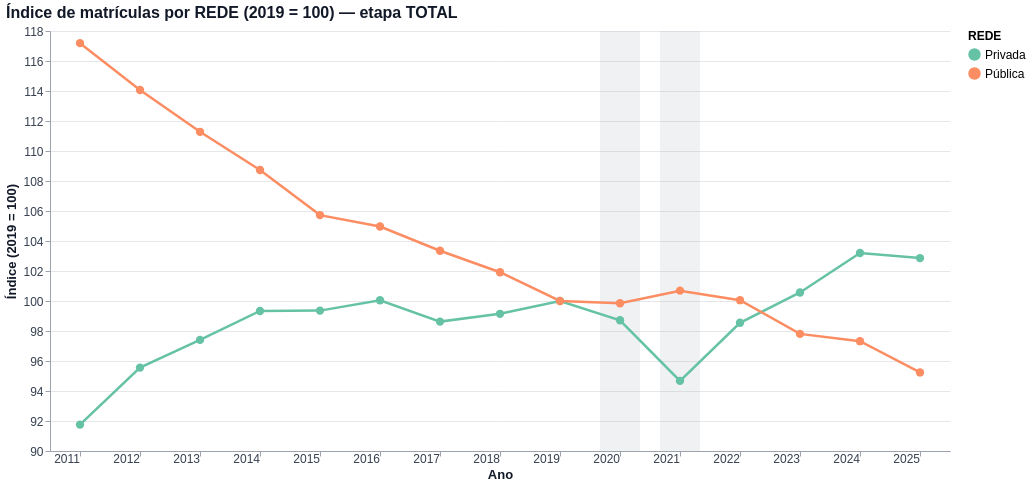
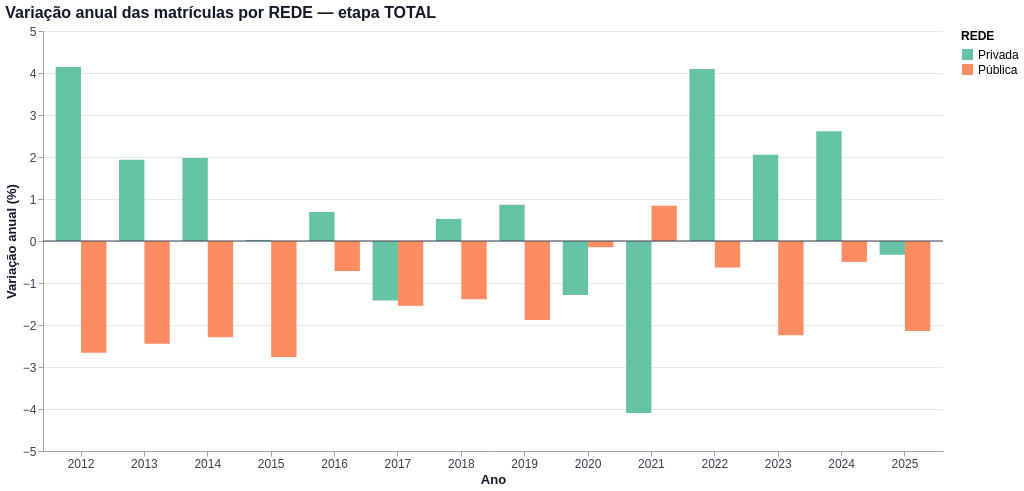

Here is the notebook cell these charts were saved with, in order:
### Markdown cell above
## Etapa 4 — Índice (ano base = 100) e variação anual

- **Índice:** matrícula do ano ÷ matrícula do `ANO_BASE_INDICE` × 100. Permite comparar redes de tamanhos muito diferentes na mesma escala.
- **Variação anual:** `(matrícula em t − matrícula em t−1) / matrícula em t−1`, em %.

### Code cell
if ANO_BASE_INDICE not in tot.index or tot.loc[ANO_BASE_INDICE].isna().all():
    print(f"[aviso] ANO_BASE_INDICE={ANO_BASE_INDICE} não está na base filtrada; índice não calculado.")
    indice = None
else:
    indice = tot / tot.loc[ANO_BASE_INDICE] * 100
    print(f"Índice (ano {ANO_BASE_INDICE} = 100)")
    display(indice.round(1))
    g = grafico_linhas(longo(indice), "VALOR", f"Índice de matrículas por {DIMENSAO} ({ANO_BASE_INDICE} = 100) — etapa {ETAPA}",
                       f"Índice ({ANO_BASE_INDICE} = 100)", formato=".1f")
    mostrar(g, "02_indice")

var = tot.pct_change(fill_method=None) * 100        # só compara anos consecutivos
print("Variação anual das matrículas (%)")
display(var.round(2))

barras = (alt.Chart(longo(var)).mark_bar().encode(
    x=alt.X("ANO:O", title="Ano", axis=alt.Axis(labelAngle=0)),
    xOffset=alt.XOffset("GRUPO:N"),
    y=alt.Y("VALOR:Q", title="Variação anual (%)"),
    color=alt.Color("GRUPO:N", title=DIMENSAO, scale=alt.Scale(scheme=ESQUEMA_CORES)),
    tooltip=["ANO:O", "GRUPO:N", alt.Tooltip("VALOR:Q", format=".2f", title="variação %")]))
zero = alt.Chart(pd.DataFrame({"y": [0]})).mark_rule(color="#374151").encode(y="y:Q")
mostrar(estilizar(alt.layer(barras, zero).properties(
    width=LARGURA_GRAFICO, height=ALTURA_GRAFICO,
    title=f"Variação anual das matrículas por {DIMENSAO} — etapa {ETAPA}")), "03_variacao_anual")

### Figure 1 — Vega-Lite specification as saved in the notebook (floating-point values rounded to 4 significant figures)
{"config": {"view": {"continuousWidth": 300, "continuousHeight": 300, "stroke": null}, "axis": {"domainColor": "#9CA3AF", "gridColor": "#E5E7EB", "labelColor": "#374151", "labelFontSize": 12, "tickColor": "#9CA3AF", "titleColor": "#111827", "titleFontSize": 13}, "legend": {"labelFontSize": 12, "symbolSize": 120, "titleFontSize": 12}, "title": {"anchor": "start", "color": "#111827", "fontSize": 16, "subtitleColor": "#6B7280", "subtitleFontSize": 12}}, "layer": [{"data": {"name": "data-4fccd91b7735cae01866b9b58e92a5a9"}, "mark": {"type": "bar", "color": "#9CA3AF", "opacity": 0.15, "size": 40}, "encoding": {"x": {"field": "ANO", "type": "ordinal"}, "y": {"value": 0}, "y2": {"value": 420}}}, {"data": {"name": "data-1138e9174342f627352b41cbe26d8f13"}, "mark": {"type": "line", "point": {"filled": true, "size": 70}, "strokeWidth": 2.5}, "encoding": {"color": {"field": "GRUPO", "scale": {"scheme": "set2"}, "title": "REDE", "type": "nominal"}, "tooltip": [{"field": "ANO", "type": "ordinal"}, {"field": "GRUPO", "type": "nominal"}, {"field": "VALOR", "format": ".1f", "type": "quantitative"}], "x": {"axis": {"labelAngle": 0}, "field": "ANO", "title": "Ano", "type": "ordinal"}, "y": {"field": "VALOR", "scale": {"zero": false}, "title": "Índice (2019 = 100)", "type": "quantitative"}}}], "height": 420, "title": "Índice de matrículas por REDE (2019 = 100) — etapa TOTAL", "width": 900, "$schema": "https://vega.github.io/schema/vega-lite/v6.4.1.json", "datasets": {"data-4fccd91b7735cae01866b9b58e92a5a9": [{"ANO": 2020}, {"ANO": 2021}], "data-1138e9174342f627352b41cbe26d8f13": [{"ANO": 2011, "GRUPO": "Privada", "VALOR": 91.76}, {"ANO": 2012, "GRUPO": "Privada", "VALOR": 95.56}, {"ANO": 2013, "GRUPO": "Privada", "VALOR": 97.41}, {"ANO": 2014, "GRUPO": "Privada", "VALOR": 99.33}, {"ANO": 2015, "GRUPO": "Privada", "VALOR": 99.36}, {"ANO": 2016, "GRUPO": "Privada", "VALOR": 100.0}, {"ANO": 2017, "GRUPO": "Privada", "VALOR": 98.63}, {"ANO": 2018, "GRUPO": "Privada", "VALOR": 99.15}, {"ANO": 2019, "GRUPO": "Privada", "VALOR": 100.0}, {"ANO": 2020, "GRUPO": "Privada", "VALOR": 98.71}, {"ANO": 2021, "GRUPO": "Privada", "VALOR": 94.67}, {"ANO": 2022, "GRUPO": "Privada", "VALOR": 98.55}, {"ANO": 2023, "GRUPO": "Privada", "VALOR": 100.6}, {"ANO": 2024, "GRUPO": "Privada", "VALOR": 103.2}, {"ANO": 2025, "GRUPO": "Privada", "VALOR": 102.9}, {"ANO": 2011, "GRUPO": "Pública", "VALOR": 117.2}, {"ANO": 2012, "GRUPO": "Pública", "VALOR": 114.1}, {"ANO": 2013, "GRUPO": "Pública", "VALOR": 111.3}, {"ANO": 2014, "GRUPO": "Pública", "VALOR": 108.7}, {"ANO": 2015, "GRUPO": "Pública", "VALOR": 105.7}, {"ANO": 2016, "GRUPO": "Pública", "VALOR": 105.0}, {"ANO": 2017, "GRUPO": "Pública", "VALOR": 103.3}, {"ANO": 2018, "GRUPO": "Pública", "VALOR": 101.9}, {"ANO": 2019, "GRUPO": "Pública", "VALOR": 100.0}, {"ANO": 2020, "GRUPO": "Pública", "VALOR": 99.85}, {"ANO": 2021, "GRUPO": "Pública", "VALOR": 100.7}, {"ANO": 2022, "GRUPO": "Pública", "VALOR": 100.1}, {"ANO": 2023, "GRUPO": "Pública", "VALOR": 97.81}, {"ANO": 2024, "GRUPO": "Pública", "VALOR": 97.32}, {"ANO": 2025, "GRUPO": "Pública", "VALOR": 95.24}]}}

### Figure 2 — Vega-Lite specification as saved in the notebook (floating-point values rounded to 4 significant figures)
{"config": {"view": {"continuousWidth": 300, "continuousHeight": 300, "stroke": null}, "axis": {"domainColor": "#9CA3AF", "gridColor": "#E5E7EB", "labelColor": "#374151", "labelFontSize": 12, "tickColor": "#9CA3AF", "titleColor": "#111827", "titleFontSize": 13}, "legend": {"labelFontSize": 12, "symbolSize": 120, "titleFontSize": 12}, "title": {"anchor": "start", "color": "#111827", "fontSize": 16, "subtitleColor": "#6B7280", "subtitleFontSize": 12}}, "layer": [{"data": {"name": "data-068e54a39fb06a7ca672a6d9fc836849"}, "mark": {"type": "bar"}, "encoding": {"color": {"field": "GRUPO", "scale": {"scheme": "set2"}, "title": "REDE", "type": "nominal"}, "tooltip": [{"field": "ANO", "type": "ordinal"}, {"field": "GRUPO", "type": "nominal"}, {"field": "VALOR", "format": ".2f", "title": "variação %", "type": "quantitative"}], "x": {"axis": {"labelAngle": 0}, "field": "ANO", "title": "Ano", "type": "ordinal"}, "xOffset": {"field": "GRUPO", "type": "nominal"}, "y": {"field": "VALOR", "title": "Variação anual (%)", "type": "quantitative"}}}, {"data": {"name": "data-a0a55d106695e8d630baff0f16eee66d"}, "mark": {"type": "rule", "color": "#374151"}, "encoding": {"y": {"field": "y", "type": "quantitative"}}}], "height": 420, "title": "Variação anual das matrículas por REDE — etapa TOTAL", "width": 900, "$schema": "https://vega.github.io/schema/vega-lite/v6.4.1.json", "datasets": {"data-068e54a39fb06a7ca672a6d9fc836849": [{"ANO": 2012, "GRUPO": "Privada", "VALOR": 4.143}, {"ANO": 2013, "GRUPO": "Privada", "VALOR": 1.932}, {"ANO": 2014, "GRUPO": "Privada", "VALOR": 1.979}, {"ANO": 2015, "GRUPO": "Privada", "VALOR": 0.02541}, {"ANO": 2016, "GRUPO": "Privada", "VALOR": 0.6917}, {"ANO": 2017, "GRUPO": "Privada", "VALOR": -1.419}, {"ANO": 2018, "GRUPO": "Privada", "VALOR": 0.5257}, {"ANO": 2019, "GRUPO": "Privada", "VALOR": 0.8622}, {"ANO": 2020, "GRUPO": "Privada", "VALOR": -1.286}, {"ANO": 2021, "GRUPO": "Privada", "VALOR": -4.093}, {"ANO": 2022, "GRUPO": "Privada", "VALOR": 4.092}, {"ANO": 2023, "GRUPO": "Privada", "VALOR": 2.051}, {"ANO": 2024, "GRUPO": "Privada", "VALOR": 2.616}, {"ANO": 2025, "GRUPO": "Privada", "VALOR": -0.3287}, {"ANO": 2012, "GRUPO": "Pública", "VALOR": -2.663}, {"ANO": 2013, "GRUPO": "Pública", "VALOR": -2.446}, {"ANO": 2014, "GRUPO": "Pública", "VALOR": -2.289}, {"ANO": 2015, "GRUPO": "Pública", "VALOR": -2.764}, {"ANO": 2016, "GRUPO": "Pública", "VALOR": -0.7156}, {"ANO": 2017, "GRUPO": "Pública", "VALOR": -1.543}, {"ANO": 2018, "GRUPO": "Pública", "VALOR": -1.385}, {"ANO": 2019, "GRUPO": "Pública", "VALOR": -1.882}, {"ANO": 2020, "GRUPO": "Pública", "VALOR": -0.1492}, {"ANO": 2021, "GRUPO": "Pública", "VALOR": 0.8401}, {"ANO": 2022, "GRUPO": "Pública", "VALOR": -0.6313}, {"ANO": 2023, "GRUPO": "Pública", "VALOR": -2.245}, {"ANO": 2024, "GRUPO": "Pública", "VALOR": -0.4966}, {"ANO": 2025, "GRUPO": "Pública", "VALOR": -2.141}], "data-a0a55d106695e8d630baff0f16eee66d": [{"y": 0}]}}
